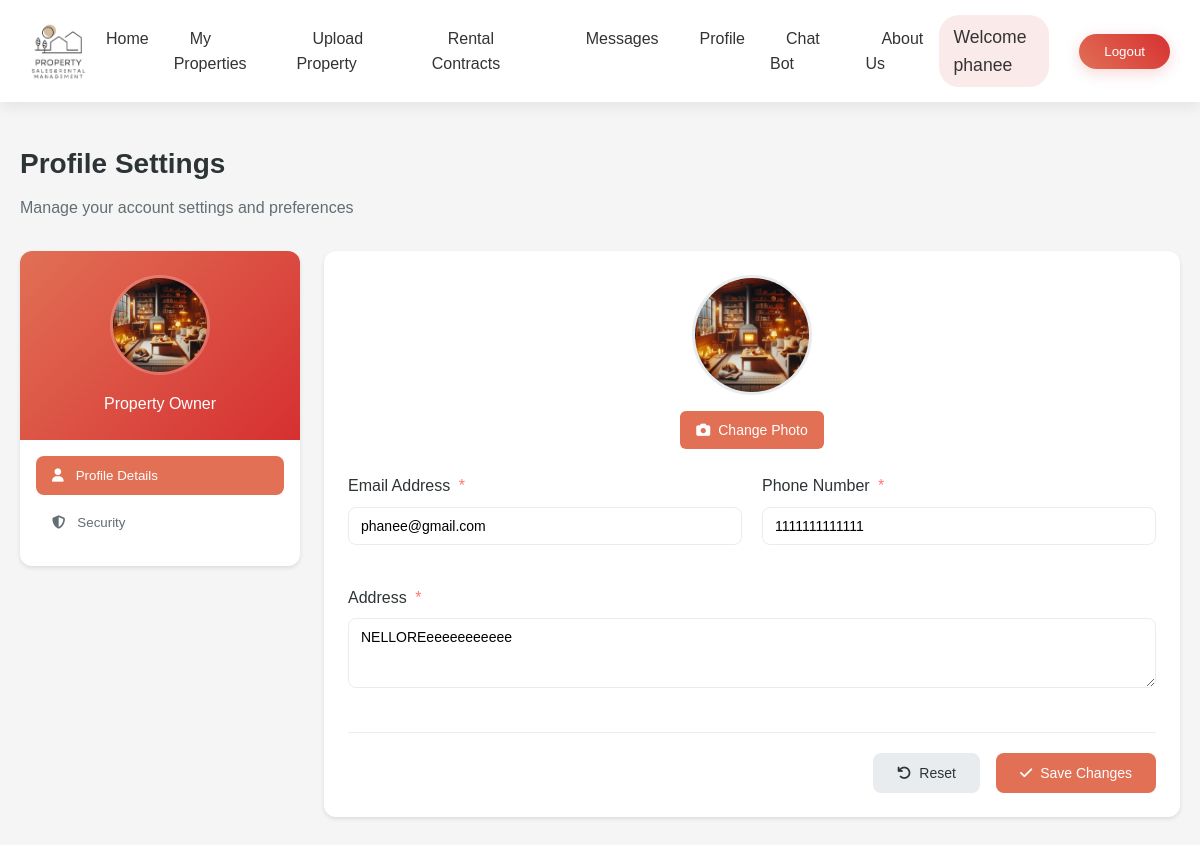
Before: /ownerapp/owner_profile/ (signed in) with the older database file.
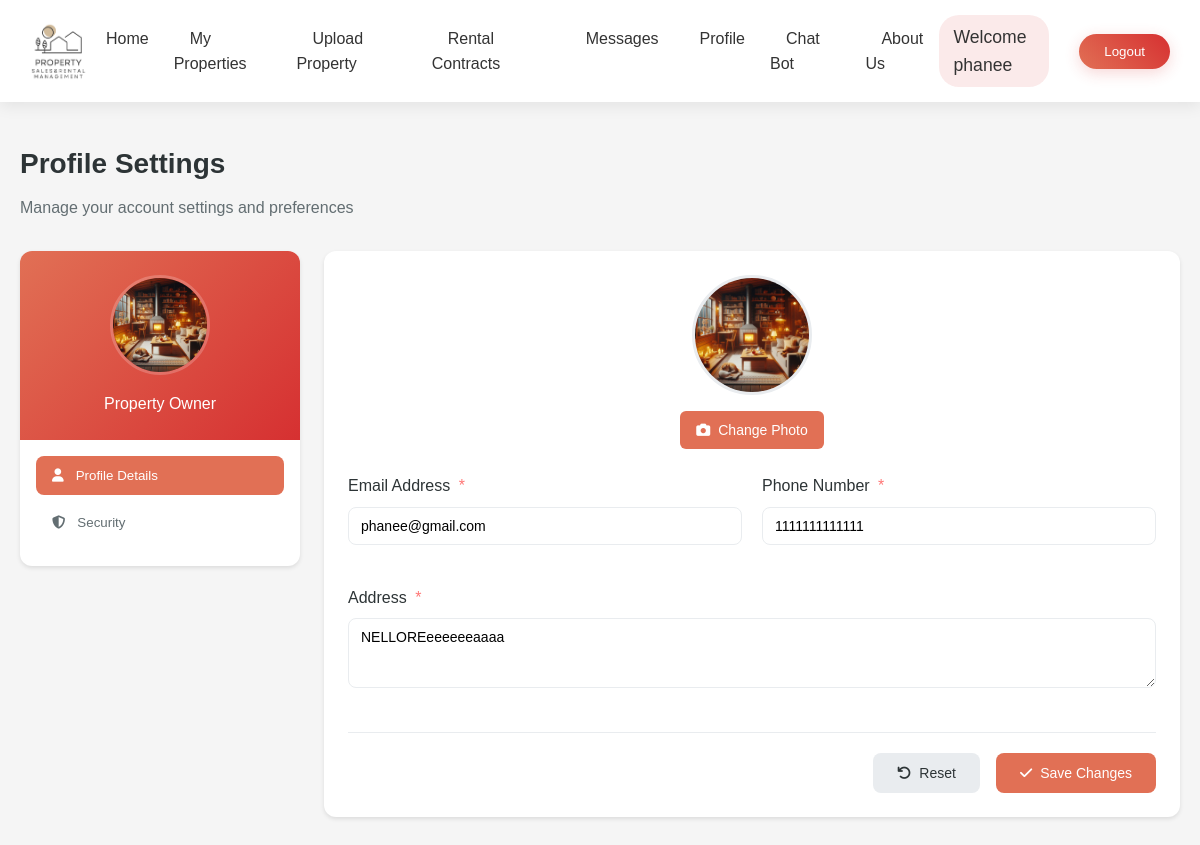
After: the same page with the newer database file.
### ownerapp/models.py (models this page shows, shortened)
class OwnerProfile(models.Model):
    user = models.OneToOneField(User, on_delete=models.CASCADE)
    profile_image = models.ImageField(upload_to='profile_images/',blank=True,null=True,help_text="Upload a profile picture (Optional)")
    email = models.EmailField(max_length=255,null=True,blank=True,help_text="Your email address")
    phone_number = models.CharField(max_length=15,blank=True,null=True,help_text="Enter your contact number")
    address = models.TextField(blank=True,null=True,help_text="Your complete address")
    created_at = models.DateTimeField(default=timezone.now)
    updated_at = models.DateTimeField(auto_now=True)
    class Meta:
        ordering = ['-created_at']

### ownerapp/views.py (the view)
# urls.py: path('owner_profile/', views.owner_profile, name='owner_profile'),
@login_required
def owner_profile(request):
    profile, created = OwnerProfile.objects.get_or_create(
        user=request.user,
        defaults={
            'email': request.user.email
        }
    )
    if request.method == 'POST':
        if 'update_profile' in request.POST:
            form = OwnerProfileForm(request.POST, request.FILES, instance=profile)
            if form.is_valid():
                profile = form.save(commit=False)
                request.user.email = form.cleaned_data['email']
                request.user.save()
                profile.save()
                messages.success(request, 'Profile updated successfully! 🎉')
                return redirect('ownerapp:owner_profile')
            else:
                messages.error(request, 'Please correct the errors below.')
        elif 'change_password' in request.POST:
            password_form = PasswordChangeForm(request.user, request.POST)
            if password_form.is_valid():
                user = password_form.save()
                update_session_auth_hash(request, user)
                messages.success(request, 'Password changed successfully! 🔐')
                return redirect('ownerapp:owner_profile')
            else:
                messages.error(request, 'Please correct the password errors.')
    else:
        form = OwnerProfileForm(instance=profile, initial={'email': request.user.email})
        password_form = PasswordChangeForm(request.user)
    context = {
        'form': form,
        'password_form': password_form,
        'profile': profile,
        'page_title': 'Profile Settings'
    }
    return render(request, 'ownerApp/ownerProfile.html', context)

### ownerapp/forms.py (shortened to what this page needs)
class OwnerProfileForm(forms.ModelForm):
    email = forms.EmailField(required=True,widget=forms.EmailInput(attrs={'class': 'form-input','placeholder': 'Enter your email'}))
    phone_number = forms.CharField(required=True,widget=forms.TextInput(attrs={'class': 'form-input','placeholder': 'Enter your phone number'}))
    address = forms.CharField(required=True,widget=forms.Textarea(attrs={'class': 'form-input','placeholder': 'Enter your address','rows': 3}))
    profile_image = forms.ImageField(required=False,widget=forms.FileInput(attrs={'class': 'form-input-file','accept': 'image/*'}))
    class Meta:
        model = OwnerProfile
        fields = ['profile_image','email', 'phone_number', 'address']

### templates/ownerApp/ownerProfile.html (shortened to what the changed rows need)
{% load static %}
<html lang="en">
<head>
    <link rel="stylesheet" href="{% static 'css/ownerApp/ownerProfile.css' %}">
    <link rel="stylesheet" href="{% static 'css/adminApp/homepage.css' %}">
    <link rel="stylesheet" href="https://cdnjs.cloudflare.com/ajax/libs/font-awesome/6.4.0/css/all.min.css">
</head>
<body>
    <div class="main-container">
        <div class="profile-header">
            <h1>Profile Settings</h1>
        </div>
        <div class="content-wrapper">
            <div class="sidebar">
                <div class="profile-summary">
                    <div class="profile-pic">
                        {% if profile.profile_image %}
                            <img src="{{ profile.profile_image.url }}" alt="Profile Photo">
                        {% else %}
                            <div class="profile-placeholder">
                                <i class="fas fa-user"></i>
                            </div>
                        {% endif %}
                    </div>
                </div>
            </div>
            <div class="main-content">
                <div id="profile-section" class="content-section active">
                    <div class="card">
                        <form id="profileForm" class="form" method="POST" enctype="multipart/form-data">
                            <div class="photo-upload">
                                <div class="current-photo">
                                    {% if profile.profile_image %}
                                        <img src="{{ profile.profile_image.url }}" alt="Profile" id="photoPreview">
                                    {% else %}
                                        <div class="photo-placeholder">
                                            <i class="fas fa-user"></i>
                                        </div>
                                    {% endif %}
                                </div>
                            </div>
                            <div class="form-grid">
                                <div class="form-group">
                                    <label>Phone Number <span class="required">*</span></label>
                                    {{ form.phone_number }}
                                </div>
                                <div class="form-group full-width">
                                    <label>Address <span class="required">*</span></label>
                                    {{ form.address }}
                                </div>
                            </div>
                        </form>
                    </div>
                </div>
            </div>
        </div>
    </div>
</body>
</html>

Changed rows visible on the page:
changed OwnerProfile: address "NELLOREeeeeeeeeeee" → "NELLOREeeeeeeaaaa"
